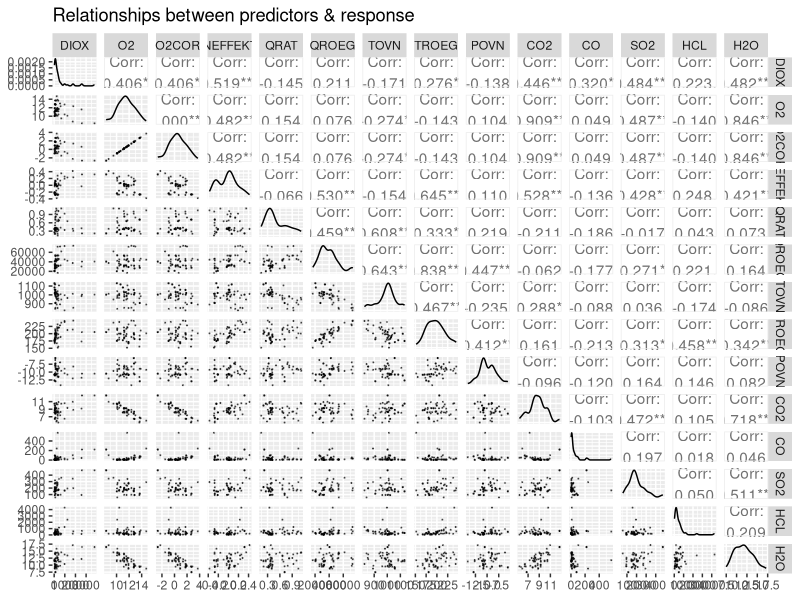

Recreate this plot in R. (Note: this script raises an error after producing the figure.)
library( GGally)
install.packages("car")
library(car)
data = read.csv("dioxin.csv", header = TRUE, sep = ",");
print(sapply(data, typeof))
data <- as.data.frame(unclass(data),stringsAsFactors = TRUE)
data$TIME = as.factor(data$TIME)
print(sapply(data, typeof))

attach(data)
ggpairs(data = data, columns = c(2,9:21), title ="Relationships between predictors & response",
       lower = list(continuous=wrap("points", alpha = 0.5, size=0.1)))
data = na.omit(data)
mod_1 = lm(DIOX ~ PLANT + TIME + LAB + LOAD + OXYGEN + PRSEK)
cor(mod_1)
summary(mod_1)
AIC(mod_1); #very high akaike index, we have to reduce it
mod_2 = step( mod_1, direction = "backward" , k = log(length(DIOX)), trace = T);
summary(mod_2)
mod_3 = step( mod_1, direction = "backward" , k = 2, trace = T);
summary(mod_3)

#p-value of 0.1, could be acceptable

mod_1rev = lm(DIOX ~ PLANT + TIME + LAB +  O2COR + NEFFEKT + QRAT + LOAD + OXYGEN + PRSEK, data = data)
summary(mod_1rev)
mod_2rev = step( mod_1rev, direction = "backward" , k = log(length(DIOX)), trace = T);
mod_3rev = step( mod_1rev, direction = "backward" , k = 2, trace = T);
summary(mod_3rev)
# we notice that the measured active variables are removed

#Using the model with the measured active variables, predict the dioxin
#emission in the first visit to the RENO_N (2) plant, analysed in the KK(1)
#laboratory with O2COR = 0.5, NEFFEKT = -0.01 and QRAT = 0.5

#We use mod_3rev, so we don't need QRAT and 02COR
modi = lm(DIOX ~ PLANT + TIME + LAB +  O2COR + NEFFEKT + QRAT)
summary(modi)
modir = lm(DIOX ~ PLANT + TIME + LAB + NEFFEKT + QRAT)
summary(modir)
modiro = lm(DIOX ~ PLANT + TIME + LAB + NEFFEKT )
summary(modiro)
#even the manual elimination gives back the result we wanted, hence
v = c(2)

new_data = data.frame(PLANT = factor("RENO_N", levels = levels(PLANT)), TIME = factor("1", levels = levels(TIME)), LAB = factor("KK", levels = levels(LAB)), NEFFEKT = c(-0.01))
diox_pred = predict(mod_3rev, newdata = new_data, interval = "confidence", se = TRUE)
diox_pred$fit

##
dev.new()
#Complete model
mod = lm(DIOX ~ PLANT + TIME + LAB +  O2COR + NEFFEKT + QRAT + LOAD + OXYGEN + PRSEK + QROEG + TOVN + TROEG + POVN + CO2 + CO + SO2 + HCL + H2O, data = data)
summary(mod)
par(mar = c(1, 1, 1, 1))
plot( mod$fit, mod$res, xlab = "Fitted", ylab = "Residuals",
      main = "Residuals vs Fitted Values", pch = 16 )
abline( h = 0, lwd = 2, lty = 2, col = 'red' ) 
qqnorm( mod$res, ylab = "Raw Residuals", pch = 16 )
qqline( mod$res)
shapiro.test( mod$res )
# p value really low, data may not be gaussian (there is a strong presence of outliers that may be
# influencing this result)
hist( mod$res, 10, probability = TRUE, col = 'lavender', main = 'residuals' )
#heavy tail, the presence of outliers may be crucial
#LEVERAGE POINTS
X = model.matrix( mod )
lev = hat(X)
p = mod$rank;
n = length(DIOX);
plot( mod$fitted.values, lev, ylab = "Leverages", main = "Plot of Leverages",
      pch = 16, col = 'black' )
abline( h = 2 * p/n, lty = 2, col = 'red' )
watchout_points_lev = lev[ which( lev > 2 * p/n ) ]
watchout_ids_lev = seq_along( lev )[ which( lev > 2 * p/n ) ]
points( mod$fitted.values[ watchout_ids_lev ], watchout_points_lev, col = 'red', pch = 16 )
# RESIDUAL ANALYSIS
gs = summary(mod)
res_std = mod$residuals/sd(DIOX)
watchout_ids_rstd = which( abs( res_std ) > 2 )
watchout_rstd = res_std[ watchout_ids_rstd ]
watchout_rstd
plot( mod$fitted.values, res_std, ylab = "Standardized Residuals", main = "Standardized Residuals" )
abline( h = c(-2,2), lty = 2, col = 'orange' )
points( mod$fitted.values[watchout_ids_rstd],
        res_std[watchout_ids_rstd], col = 'red', pch = 16 )
points( mod$fitted.values[watchout_ids_lev],
        res_std[watchout_ids_lev], col = 'orange', pch = 16 )
legend('topright', col = c('red','orange'),
       c('Standardized Residuals', 'Leverages'), pch = rep( 16, 2 ), bty = 'n' )
# Studentized residuals
# 'rstandard' gives studentized residuals automatically
stud = rstandard( mod )
watchout_ids_stud = which( abs( stud ) > 2 )
watchout_stud = stud[ watchout_ids_stud ]
plot( mod$fitted.values, stud, ylab = "Studentized Residuals", main = "Studentized Residuals", pch = 16 )
points( mod$fitted.values[watchout_ids_stud],
        stud[watchout_ids_stud], col = 'pink', pch = 16 )
points( mod$fitted.values[watchout_ids_lev],
        stud[watchout_ids_lev], col = 'orange', pch = 16 )
abline( h = c(-2,2), lty = 2, col = 'orange' )
legend('topright', col = c('pink','orange'),
       c('Studentized Residual', 'Leverages'), pch = rep( 16, 3 ), bty = 'n' )
# Cook Distance
Cdist = cooks.distance( mod )
watchout_ids_Cdist = which( Cdist > 4/(n-p) )
watchout_Cdist = Cdist[ watchout_ids_Cdist ]
watchout_Cdist
par( mfrow = c( 1, 3 ) )
plot( mod$fitted.values, Cdist, pch = 16, xlab = 'Fitted values',
      ylab = 'Cooks Distance', main = 'Cooks Distance' )
points( mod$fitted.values[ watchout_ids_Cdist ], Cdist[ watchout_ids_Cdist ],
        col = 'green', pch = 16 )
plot( mod$fitted.values, stud, pch = 16, xlab = 'Fitted values',
      ylab = 'Studentized Residuals', main = 'Studentized Residuals' )
points( mod$fitted.values[ watchout_ids_stud ], stud[ watchout_ids_stud ],
        col = 'pink', pch = 16 )
plot( mod$fitted.values, lev, pch = 16, xlab = 'Fitted values',
      ylab = 'Leverages', main = 'Leverages' )
points( mod$fitted.values[ watchout_ids_lev ], lev[ watchout_ids_lev ],
        col = 'orange', pch = 16 )
id_to_keep = !( 1:n %in% watchout_ids_Cdist )
gl = lm( DIOX ~ PLANT + TIME + LAB +  O2COR + NEFFEKT + QRAT + LOAD + OXYGEN + PRSEK + QROEG + TOVN + TROEG + POVN + CO2 + CO + SO2 + HCL + H2O, data[ id_to_keep, ] )
summary( gl )
# R squared is much better than before
modelg = step( mod, direction = "backward" , k = 2, trace = T);
summary(modelg)
